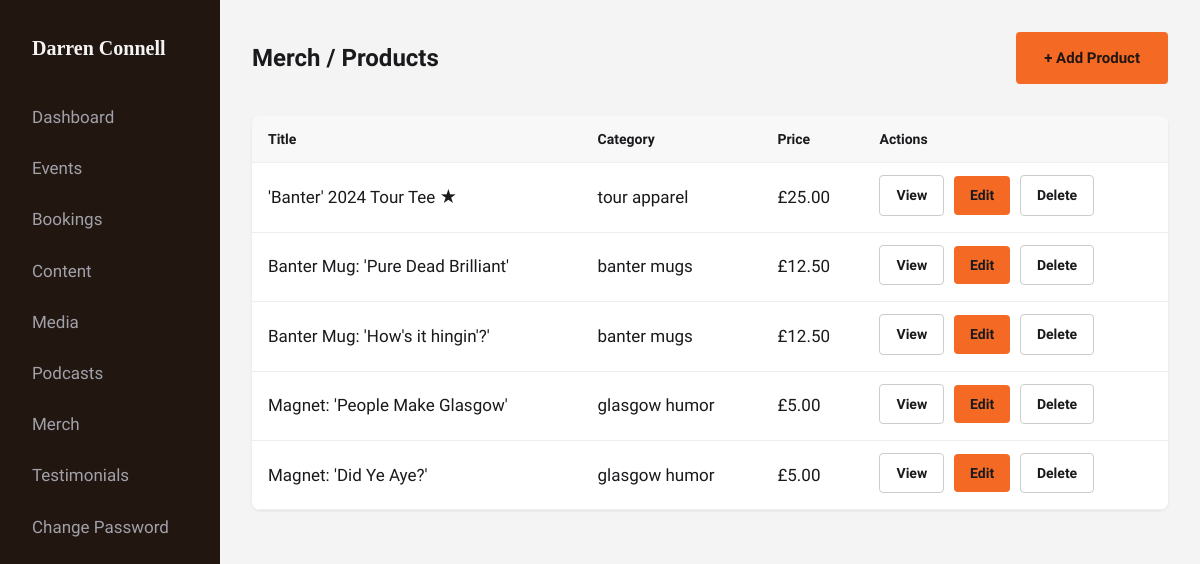
Screenshot of /public/admin/merch.php (signed in) with the database file from the repository.
### tables this page shows
CREATE TABLE IF NOT EXISTS products (
    id INT AUTO_INCREMENT PRIMARY KEY,
    slug VARCHAR(120) NOT NULL UNIQUE,
    title VARCHAR(255) NOT NULL,
    description TEXT DEFAULT NULL,
    price DECIMAL(10,2) DEFAULT NULL,
    image_url VARCHAR(500) DEFAULT NULL,
    category VARCHAR(50) DEFAULT 'general',
    sizes VARCHAR(255) DEFAULT NULL,
    buy_url VARCHAR(500) DEFAULT NULL,
    is_featured TINYINT(1) DEFAULT 0,
    sort_order INT DEFAULT 0,
    created_at TIMESTAMP DEFAULT CURRENT_TIMESTAMP,
    updated_at TIMESTAMP DEFAULT CURRENT_TIMESTAMP ON UPDATE CURRENT_TIMESTAMP,
    INDEX idx_category (category),
    INDEX idx_featured (is_featured)
);

### includes/functions.php (called while the page is built, shortened)
<?php
function e($str) {
    return htmlspecialchars($str ?? '', ENT_QUOTES, 'UTF-8');
}

### public/admin/merch.php (the view, shortened to what this page needs)
<?php
require_once dirname(__DIR__, 2) . '/includes/functions.php';
require_once __DIR__ . '/bootstrap.php';
$stmt = $pdo->query("SELECT * FROM products ORDER BY sort_order ASC, created_at DESC");
$items = $stmt->fetchAll();
?>
<div class="admin-header">
    <h1>Merch / Products</h1>
    <a href="?action=add" class="btn btn-primary">+ Add Product</a>
</div>
<table class="admin-table">
    <thead><tr><th>Title</th><th>Category</th><th>Price</th><th>Actions</th></tr></thead>
    <tbody>
        <?php foreach ($items as $i): ?>
        <tr>
            <td><?= e($i['title']) ?><?= !empty($i['is_featured']) ? ' <span class="text-primary">★</span>' : '' ?></td>
            <td><?= e(str_replace('_', ' ', $i['category'])) ?></td>
            <td><?= $i['price'] ? '£' . number_format((float)$i['price'], 2) : '—' ?></td>
            <td>
                <a href="/merch/<?= e($i['slug']) ?>" target="_blank" rel="noopener" class="btn btn-small btn-secondary">View</a>
                <a href="?edit=<?= $i['id'] ?>" class="btn btn-small btn-primary">Edit</a>
                <a href="?delete=<?= $i['id'] ?>" class="btn btn-small btn-secondary" onclick="return confirm('Delete?')">Delete</a>
            </td>
        </tr>
        <?php endforeach; ?>
    </tbody>
</table>
<?php
$adminContent = ob_get_clean();
include __DIR__ . '/layout.php';

### public/admin/layout.php (shortened to what this page needs)
<?php
$cssPath = (defined('BASE_PATH') ? BASE_PATH : '') . '/assets/css/style.css';
$cssFile = dirname(__DIR__) . '/assets/css/style.css';
$cssV = file_exists($cssFile) ? filemtime($cssFile) : time();
?>
<!DOCTYPE html>
<html lang="en">
<head>
    <link rel="stylesheet" href="<?= e($cssPath) ?>?v=<?= $cssV ?>">
</head>
<body class="admin-body">
    <aside class="admin-sidebar">
        <a href="index.php" class="admin-logo">Darren Connell</a>
        <nav class="admin-nav">
            <a href="index.php">Dashboard</a>
            <a href="events.php">Events</a>
            <a href="bookings.php">Bookings</a>
            <a href="content.php">Content</a>
            <a href="media.php">Media</a>
            <a href="podcast.php">Podcasts</a>
            <a href="merch.php">Merch</a>
            <a href="testimonials.php">Testimonials</a>
            <a href="change-password.php">Change Password</a>
        </nav>
    </aside>
    <main class="admin-main">
        <?= $adminContent ?? '' ?>
    </main>
</body>
</html>

### public/assets/css/style.css (style rules this page uses)
:root { --color-bg: #221610; --color-bg-elevated: #2d1f18; --color-surface: #1a1a1d; --color-text: #f4f4f5; --color-text-muted: #a1a1aa; --color-accent: #f46a25; --color-accent-hover: #ff7d3d; --color-border: #27272a; --font-display: 'Playfair Display', Georgia, serif; --font-body: 'Source Sans 3', -apple-system, sans-serif; --max-width: 1200px; --transition: 0.2s ease; }
*, *::before, *::after { box-sizing: border-box; }
html { scroll-behavior: smooth; }
body { margin: 0; font-family: var(--font-body); font-size: 1.0625rem; line-height: 1.6; color: var(--color-text); background: var(--color-bg); -webkit-font-smoothing: antialiased; }
a { color: var(--color-accent); text-decoration: none; transition: color var(--transition); }
.btn { display: inline-flex; align-items: center; justify-content: center; padding: 0.875rem 1.75rem; font-family: var(--font-body); font-size: 0.9375rem; font-weight: 600; border-radius: 4px; border: none; cursor: pointer; transition: all var(--transition); }
.btn-primary { background: var(--color-accent); color: var(--color-bg); }
.btn-secondary { background: transparent; color: var(--color-text); border: 1px solid var(--color-border); }
.btn-small { padding: 0.5rem 1rem; font-size: 0.875rem; }
.admin-body { background: #f4f4f5; color: #1a1a1d; }
.admin-sidebar { position: fixed; left: 0; top: 0; bottom: 0; width: 220px; background: var(--color-bg); padding: 2rem; }
.admin-logo { font-family: var(--font-display); font-size: 1.25rem; font-weight: 600; color: var(--color-text); display: block; margin-bottom: 2rem; }
.admin-nav { display: flex; flex-direction: column; gap: 0.5rem; }
.admin-nav a { color: var(--color-text-muted); padding: 0.5rem 0; }
.admin-main { margin-left: 220px; padding: 2rem; min-height: 100vh; }
.admin-header { display: flex; align-items: center; justify-content: space-between; flex-wrap: wrap; gap: 1rem; margin-bottom: 2rem; }
.admin-header h1 { margin: 0; font-size: 1.5rem; color: #1a1a1d; }
.admin-body .btn-secondary { background: white; color: #1a1a1d; border: 1px solid #ccc; }
.admin-table { width: 100%; border-collapse: collapse; background: white; border-radius: 8px; overflow: hidden; box-shadow: 0 1px 3px rgba(0,0,0,0.08); }
.admin-table th, .admin-table td { padding: 0.75rem 1rem; text-align: left; border-bottom: 1px solid #eee; }
.admin-table th { background: #f8f8f8; font-weight: 600; font-size: 0.875rem; }
.admin-table a { color: #2563eb; }
.admin-table .btn-primary { color: #1a1a1d; }
.admin-table .btn { margin-right: 0.35rem; margin-bottom: 0.25rem; }

### rows the page displays
products: title "'Banter' 2024 Tour Tee", category "tour apparel", price "25.00"
products: title "Banter Mug: 'Pure Dead Brilliant'", category "banter mugs", price "12.50"
products: title "Banter Mug: 'How's it hingin'?'", category "banter mugs", price "12.50"
products: title "Magnet: 'People Make Glasgow'", category "glasgow humor", price "5.00"
products: title "Magnet: 'Did Ye Aye?'", category "glasgow humor", price "5.00"
